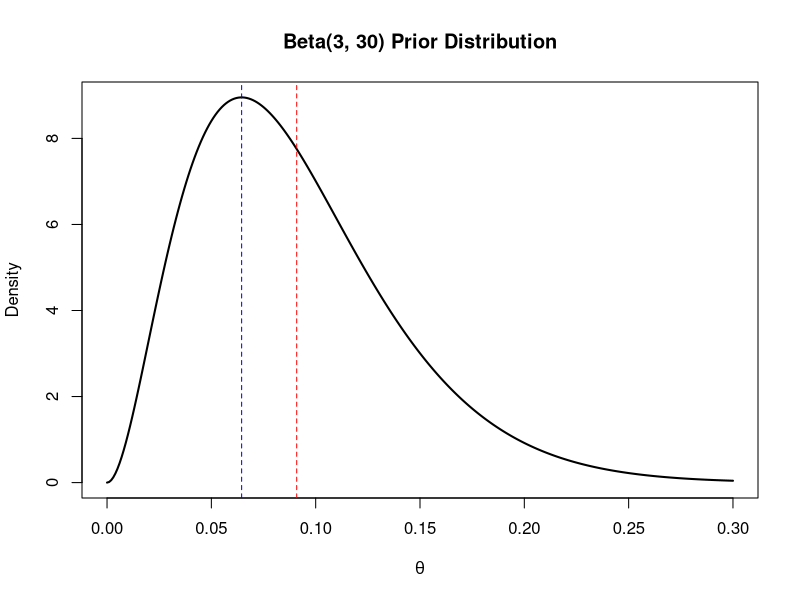
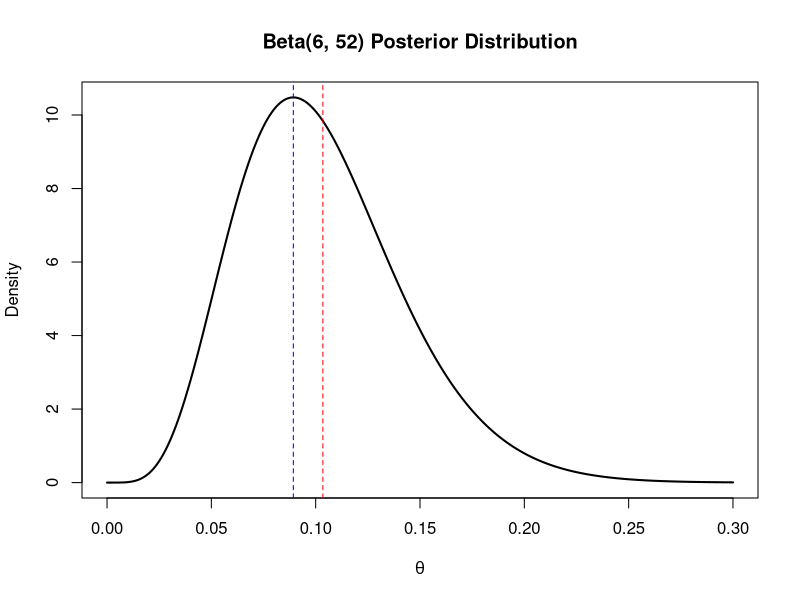
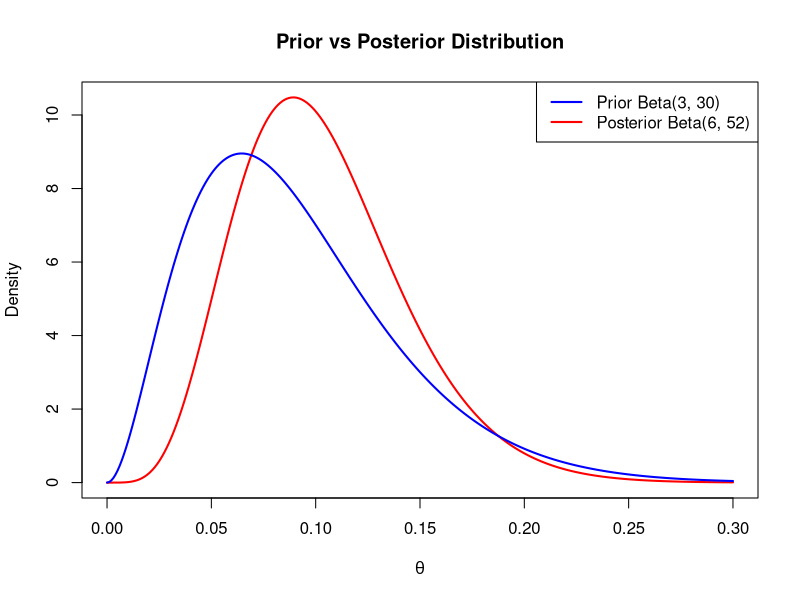
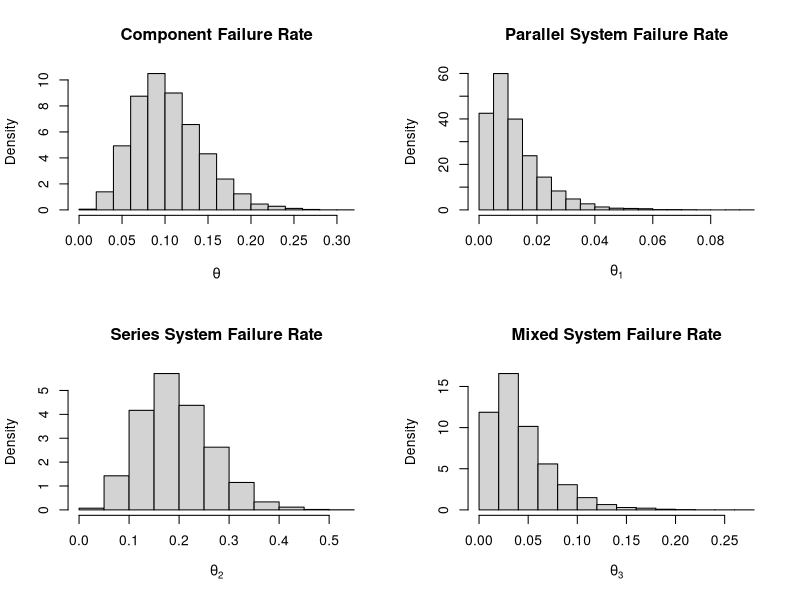

Here is the R script that generated these plots, in order:
## ---- chunk 1
# we define the component failure probability and number of systems
n <- 1000
theta <- 0.08

# calculate system failure probability theta1
theta1 <- theta^2
theta1

# calculate Expectation and Variance
E_A <- n * theta1
E_A
Var_A <- n * theta1 * (1 - theta1)
Var_A
## ---- chunk 2
n <- 1000    # number of systems tested
theta <- 0.08
theta1 <- theta^2    # probability of a single system failing

# calculate P(5 <= A <= 10)
prob_5_to_10 <- pbinom(10, size=n, prob=theta1) - pbinom(4, size=n, prob=theta1)
prob_5_to_10
## ---- chunk 3
k_star <- qbinom(0.95, size=1000, prob=0.0064)
k_star
## ---- chunk 4
# perform Beta(3, 30) prior analysis
x <- seq(0, 0.3, by=0.001)
prior_density <- dbeta(x, 3, 30)

# plot the prior
plot(x, prior_density, type="l", lwd=2, 
     xlab=expression(theta), ylab="Density",
     main="Beta(3, 30) Prior Distribution")
abline(v=3/33, col="red", lty=2)  # the calculated mean
abline(v=2/31, col="blue", lty=2)  # the calculated mode

# probability that theta is between 0.05 and 0.10
prob_5_10 <- pbeta(0.10, 3, 30) - pbeta(0.05, 3, 30)
prob_5_10

# probability that theta exceeds 0.20
prob_exceed_20 <- 1 - pbeta(0.20, 3, 30)
prob_exceed_20
## ---- chunk 5
# perform posterior Beta(6, 52) analysis
x <- seq(0, 0.3, by=0.001)
posterior_density <- dbeta(x, 6, 52)

# plot the posterior
plot(x, posterior_density, type="l", lwd=2, 
     xlab=expression(theta), ylab="Density",
     main="Beta(6, 52) Posterior Distribution")
abline(v=6/58, col="red", lty=2)  # Mean
abline(v=5/56, col="blue", lty=2)  # Mode
## ---- chunk 6
# Compare prior and posterior
x <- seq(0, 0.3, by=0.001)
prior_density <- dbeta(x, 3, 30)
posterior_density <- dbeta(x, 6, 52)

# Plotting both distributions
plot(x, posterior_density, type="l", lwd=2, col="red", 
     xlab=expression(theta), ylab="Density",
     main="Prior vs Posterior Distribution")
lines(x, prior_density, lwd=2, col="blue")
legend("topright", legend=c("Prior Beta(3, 30)", "Posterior Beta(6, 52)"),
       col=c("blue", "red"), lty=1, lwd=2)
## ---- chunk 7
# perform Monte Carlo sampling from posterior
set.seed(123)  # set seed for reproducibility
n_samples <- 10000
theta_samples <- rbeta(n_samples, 6, 52)

# calculate the 3 system failure probabilities
theta1_samples <- theta_samples^2                    # already derived this for parallel system
theta2_samples <- 2*theta_samples - theta_samples^2  # already derived this for series system
theta3_samples <- (2*theta_samples - theta_samples^2)^2  # already derived this for mixed system

# create density plots
par(mfrow=c(2,2))
hist(theta_samples, main="Component Failure Rate", xlab=expression(theta), probability=TRUE)
hist(theta1_samples, main="Parallel System Failure Rate", xlab=expression(theta[1]), probability=TRUE)
hist(theta2_samples, main="Series System Failure Rate", xlab=expression(theta[2]), probability=TRUE)
hist(theta3_samples, main="Mixed System Failure Rate", xlab=expression(theta[3]), probability=TRUE)

# get summary statistics
theta_mean <- mean(theta_samples)
theta1_mean <- mean(theta1_samples)
theta2_mean <- mean(theta2_samples)
theta3_mean <- mean(theta3_samples)

c(Component=theta_mean, Parallel=theta1_mean, Series=theta2_mean, Mixed=theta3_mean)
## ---- chunk 8
# perform Monte Carlo sampling from the posterior
set.seed(123)  # set seed for reproducibility
n_samples <- 100000
theta_samples <- rbeta(n_samples, 6, 52)

# calculate only S3 system failure probability for each sample
theta3_samples <- (2*theta_samples - theta_samples^2)^2

# For each theta3, let's simulate 1000 systems with binomial distribution
failures <- rbinom(n_samples, size=1000, prob=theta3_samples)

# calculate price according to conditions
price <- rep(1000, n_samples)
price[failures >= 50 & failures < 100] <- 1000 - failures[failures >= 50 & failures < 100]
price[failures >= 100] <- 0

# get expected price from mean
expected_price <- mean(price)
expected_price

# calculate probabilities of different scenarios
prob_less_than_50 <- mean(failures < 50)
prob_50_to_99 <- mean(failures >= 50 & failures < 100)
prob_100_or_more <- mean(failures >= 100)

c(Expected_Price = expected_price,
  P_less_than_50 = prob_less_than_50,
  P_50_to_99 = prob_50_to_99,
  P_100_or_more = prob_100_or_more)
## ---- chunk 9
# perform Monte Carlo sampling from the non-informative prior posterior
set.seed(123)
theta_samples_noninf <- rbeta(n_samples, 4, 23)

# calculate only S3 system failure probability
theta3_samples_noninf <- (2*theta_samples_noninf - theta_samples_noninf^2)^2

# simulate failures
failures_noninf <- rbinom(n_samples, size=1000, prob=theta3_samples_noninf)

# calculate price according to conditions specified
price_noninf <- rep(1000, n_samples)
price_noninf[failures_noninf >= 50 & failures_noninf < 100] <- 1000 - failures_noninf[failures_noninf >= 50 & failures_noninf < 100]
price_noninf[failures_noninf >= 100] <- 0

# get expected price with non-informative prior
expected_price_noninf <- mean(price_noninf)

# compare both expected prices
c(Expert_Prior = expected_price, 
  Non_Informative_Prior = expected_price_noninf,
  Difference = expected_price - expected_price_noninf)
